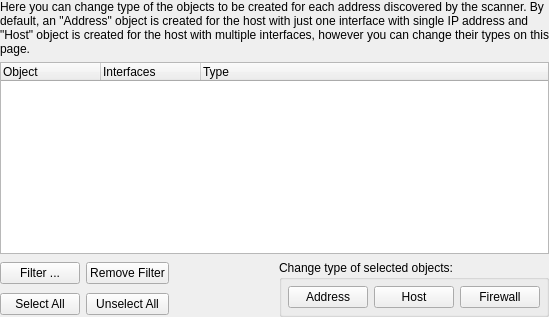
     <widget class="QWidget" name="WizardPage10" >
      <layout class="QGridLayout" >
       <property name="leftMargin" >
        <number>0</number>
       </property>
       <property name="topMargin" >
        <number>0</number>
       </property>
       <property name="rightMargin" >
        <number>0</number>
       </property>
       <property name="bottomMargin" >
        <number>0</number>
       </property>
       <property name="horizontalSpacing" >
        <number>6</number>
       </property>
       <property name="verticalSpacing" >
        <number>6</number>
       </property>
       <item row="2" column="0" >
        <layout class="QGridLayout" >
         <property name="leftMargin" >
          <number>0</number>
         </property>
         <property name="topMargin" >
          <number>0</number>
         </property>
         <property name="rightMargin" >
          <number>0</number>
         </property>
         <property name="bottomMargin" >
          <number>0</number>
         </property>
         <property name="horizontalSpacing" >
          <number>6</number>
         </property>
         <property name="verticalSpacing" >
          <number>6</number>
         </property>
         <item row="1" column="2" >
          <spacer>
           <property name="orientation" >
            <enum>Qt::Horizontal</enum>
           </property>
           <property name="sizeType" >
            <enum>QSizePolicy::Expanding</enum>
           </property>
           <property name="sizeHint" >
            <size>
             <width>30</width>
             <height>20</height>
            </size>
           </property>
          </spacer>
         </item>
         <item row="1" column="1" >
          <widget class="QPushButton" name="unselAllLastButton" >
           <property name="text" >
            <string>Unselect All</string>
           </property>
          </widget>
         </item>
         <item row="0" column="1" >
          <widget class="QPushButton" name="removeLastFilterButton" >
           <property name="text" >
            <string>Remove Filter</string>
           </property>
          </widget>
         </item>
         <item row="0" column="0" >
          <widget class="QPushButton" name="addLastFilterButton" >
           <property name="text" >
            <string>Filter ...</string>
           </property>
          </widget>
         </item>
         <item row="0" column="2" >
          <spacer>
           <property name="orientation" >
            <enum>Qt::Horizontal</enum>
           </property>
           <property name="sizeType" >
            <enum>QSizePolicy::Expanding</enum>
           </property>
           <property name="sizeHint" >
            <size>
             <width>20</width>
             <height>20</height>
            </size>
           </property>
          </spacer>
         </item>
         <item row="1" column="0" >
          <widget class="QPushButton" name="selAllLastButton" >
           <property name="text" >
            <string>Select All</string>
           </property>
          </widget>
         </item>
         <item rowspan="2" row="0" column="3" >
          <widget class="QGroupBox" name="groupBox4" >
           <property name="title" >
            <string>Change type of selected objects:</string>
           </property>
           <layout class="QHBoxLayout" >
            <property name="spacing" >
             <number>6</number>
            </property>
            <property name="leftMargin" >
             <number>6</number>
            </property>
            <property name="topMargin" >
             <number>6</number>
            </property>
            <property name="rightMargin" >
             <number>6</number>
            </property>
            <property name="bottomMargin" >
             <number>6</number>
            </property>
            <item>
             <widget class="QPushButton" name="addresTypeButton" >
              <property name="text" >
               <string>Address</string>
              </property>
             </widget>
            </item>
            <item>
             <widget class="QPushButton" name="hostTypeButton" >
              <property name="text" >
               <string>Host</string>
              </property>
             </widget>
            </item>
            <item>
             <widget class="QPushButton" name="pushButton26" >
              <property name="text" >
               <string>Firewall</string>
              </property>
             </widget>
            </item>
           </layout>
          </widget>
         </item>
        </layout>
       </item>
       <item row="1" column="0" >
        <widget class="QTreeWidget" name="typeChangingList" >
         <property name="selectionMode" >
          <enum>QAbstractItemView::ExtendedSelection</enum>
         </property>
         <property name="allColumnsShowFocus" >
          <bool>true</bool>
         </property>
         <column>
          <property name="text" >
           <string>Object</string>
          </property>
         </column>
         <column>
          <property name="text" >
           <string>Interfaces</string>
          </property>
         </column>
         <column>
          <property name="text" >
           <string>Type</string>
          </property>
         </column>
        </widget>
       </item>
       <item row="0" column="0" >
        <widget class="QLabel" name="textLabel1_6" >
         <property name="text" >
          <string>Here you can change type of the objects to be created for each address discovered by the scanner. By default, an "Address" object is created for the host with just one interface with single IP address and "Host" object is created for the host with multiple interfaces, however you can change their types on this page.</string>
         </property>
         <property name="alignment" >
          <set>Qt::AlignVCenter</set>
         </property>
         <property name="wordWrap" >
          <bool>true</bool>
         </property>
        </widget>
       </item>
      </layout>
     </widget>
